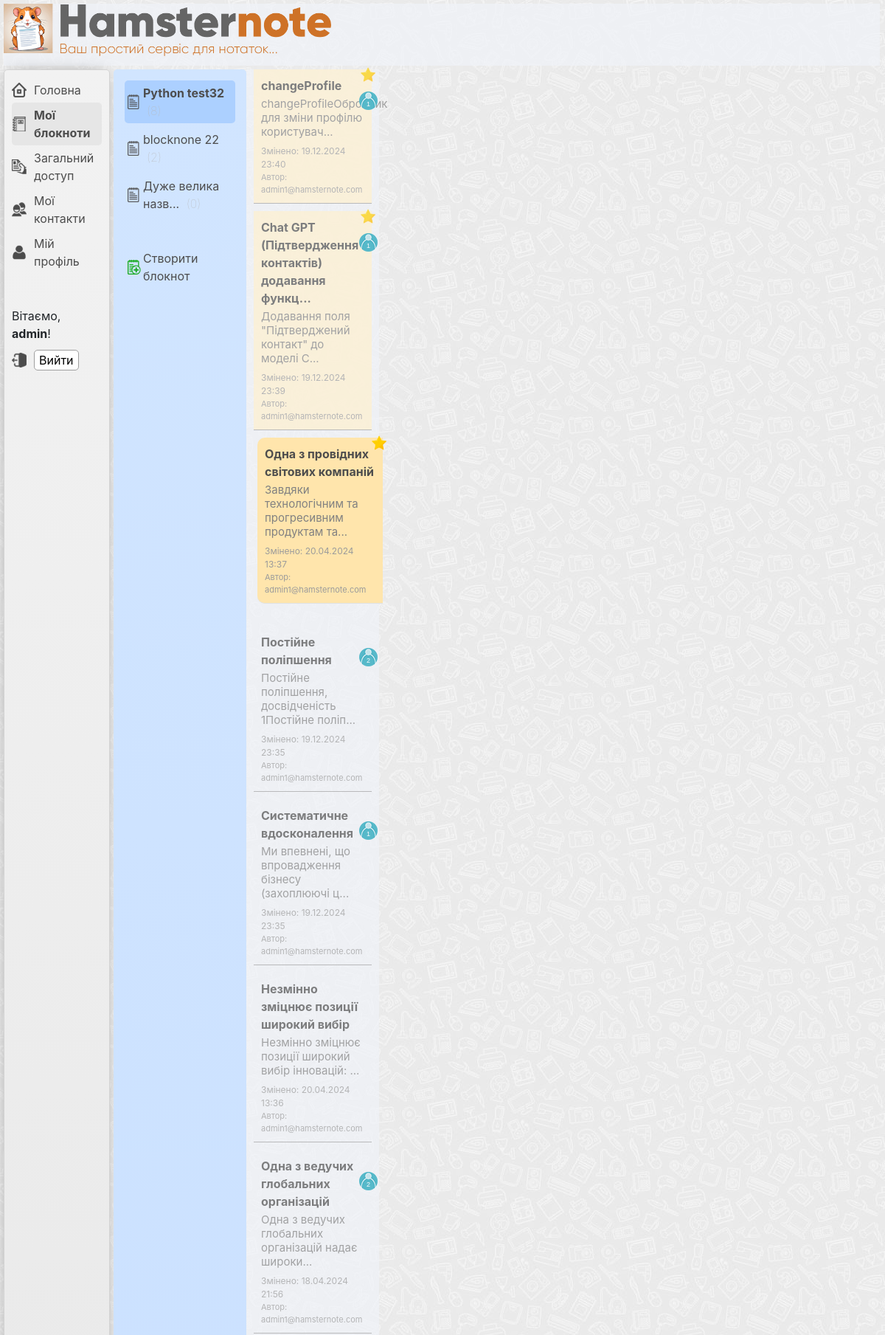
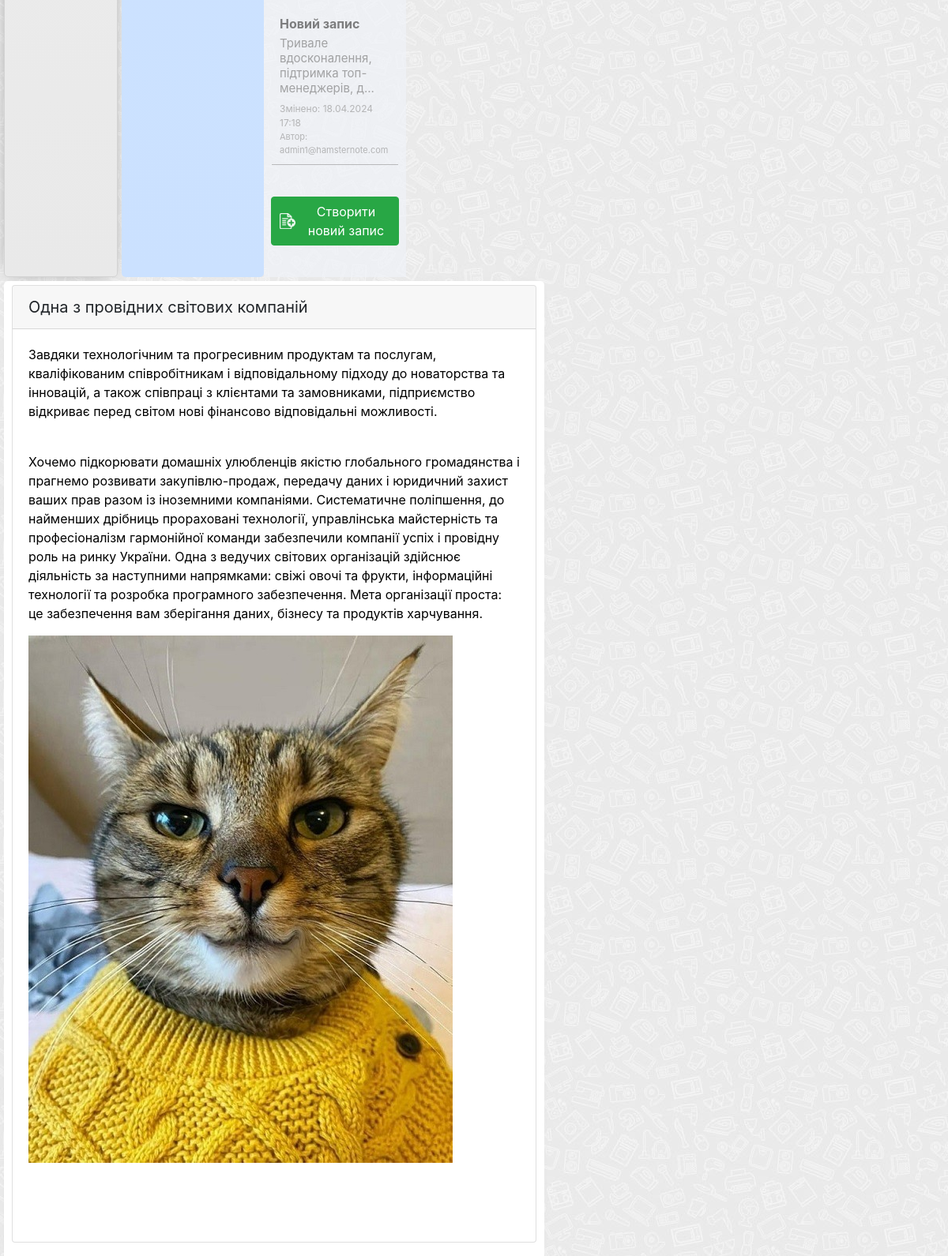
Screenshot of /note/2/ (signed in, upper part) with the database file from the repository (2 pictures, top to bottom).
### users/models.py (models this page shows, shortened)
class CustomUser(AbstractUser):
    email = models.EmailField(unique=True)

### notebook/models.py (models this page shows, shortened)
class TimestampMixin(models.Model):
    created_at = models.DateTimeField(auto_now_add=True)
    updated_at = models.DateTimeField(auto_now=True)
    class Meta:
        abstract = True

class Notebook(TimestampMixin):
    title = models.CharField(max_length=100)
    owner = models.ForeignKey(
        CustomUser, on_delete=models.CASCADE, related_name='notebooks')
    created_by = models.ForeignKey(
        CustomUser, on_delete=models.CASCADE, related_name='created_notebooks')

### note/models.py (models this page shows, shortened)
class TimestampMixin(models.Model):
    created_at = models.DateTimeField(auto_now_add=True)
    updated_at = models.DateTimeField(auto_now=True)
    class Meta:
        abstract = True

class Note(TimestampMixin):
    title = models.CharField(max_length=100)
    content = CKEditor5Field('Content', config_name='extends')
    notebook = models.ForeignKey(
        Notebook, on_delete=models.CASCADE, related_name='notes')
    author = models.ForeignKey(
        CustomUser, on_delete=models.CASCADE, related_name='created_notes')
    permission = models.CharField(
        max_length=4, choices=NotePermission.choices, default=NotePermission.EDITABLE)
    favorite = models.BooleanField(default=False)

### note/views.py (the view)
# urls.py: path('note/<int:note_id>/', views.note_detail, name='note_detail'),
@login_required
def note_detail(request, note_id):
    current_user = request.user
    user_notebooks = Notebook.objects.filter(created_by=current_user)
    shared_notes = SharingNote.objects.filter(
        owner=current_user).order_by('-created_at')
    note = get_object_or_404(Note, pk=note_id)
    notebook_id = note.notebook.id
    notebook = get_object_or_404(Notebook, pk=notebook_id)
    notes = Note.objects.filter(notebook=notebook).order_by('-updated_at')
    shared_count = list()
    for user_note in notes:
        shared_count.append(
            {'note_id': user_note.id, 'shared_count': shared_notes.filter(note=user_note).count()})
    context = {
        'category': 'notebooks',
        'user_notebooks': user_notebooks,
        'notebook': notebook,
        'notebook_id': notebook_id,
        'notes': notes,
        'note': note,
        'note_id': note_id,
        'shared_count': shared_count,
    }
    return render(request, 'note/note_detail.html', context)

### note/templates/note/note_detail.html (shortened to what this page needs)
{% extends "main/base_template.html" %}
{% load static %}
{% block listbar %}
    <div class="wrapper-listbar">
         <ul class="listbar-ul">
            {% for notebook in user_notebooks %}
                <li class="listbar-li  {% if notebook.id == notebook_id %}listbar-li-select{% endif %}">
                    {% if notebook.title|length > 25 %}
                        <a class="select-elem" href="{% url 'notebook_detail' notebook.pk %}">{{ notebook.title|striptags|slice:":16" }}...</a>
                    {% else %}
                        <a class="select-elem" href="{% url 'notebook_detail' notebook.pk %}">{{ notebook.title }}</a>
                    {% endif %}
                    <span class="notes-count">({{ notebook.notes.count }})</span>
                </li>
            {% endfor %}
             <li class="listbar-li   create-new-notebook">
                 <a href="{% url 'notebook_create' %}">Створити блокнот</a>
             </li>
        </ul>
    </div>
{% endblock %}
{% block detail_listbar %}
    <div class="wrapper-detail-listbar">
        <ul class="detail-listbar-ul  detail-listbar-ul-favorite">
            {% for note in notes %}
                {% if note.favorite %}
                    <li class="detail-listbar-li  {% if note.id == note_id %}note-li-select-favorite{% else %}lisbar-li-opacity{% endif %}">
                        <a href="#" onclick="loadPage(event, '{% url 'note_delete_from_favorite' note_id=note.id %}')" class="view-true">
                            <img class="favorite-img-star" src="/static/main/img/favorite.png" alt="#" title="Видалити з закріплених">
                        </a>
                        {% for shared_note in shared_count %}
                            {% if note.id == shared_note.note_id and shared_note.shared_count > 0 %}
                                <a href="{% url 'shared_info_note' note_id=note.id %}" class="shared-count" title="Кількість контактів з доступом до замітки: {{ shared_note.shared_count }}"><span>{{ shared_note.shared_count  }}</span></a>
                            {% endif %}
                        {% endfor %}
                        {% if note.title|length > 50 %}
                            <a class="detail-listbar-a" href="{% url 'note_detail' note.pk %}">
                                {{ note.title|striptags|slice:":50" }}...
                            </a>
                        {% else %}
                            <a class="detail-listbar-a" href="{% url 'note_detail' note.pk %}">
                                {{ note.title }}
                            </a>
                        {% endif %}
                        <span class="note-short-description">{{ note.content|striptags|slice:":50" }}...</span>
                        <span class="detail-listbar-update">Змінено: {{ note.updated_at|date:"d.m.Y H:i" }}</span>
                        <span class="detail-listbar-author">Автор: {{ note.author.email }}</span>
                    </li>
                {% endif %}
            {% endfor %}
        </ul>
        <ul class="detail-listbar-ul">
            {% for note in notes %}
                {% if not note.favorite %}
                    <li class="detail-listbar-li  {% if note.id == note_id %}note-li-select{% else %}lisbar-li-opacity{% endif %}">
                        {% for shared_note in shared_count %}
                            {% if note.id == shared_note.note_id and shared_note.shared_count > 0 %}
                                <a href="{% url 'shared_info_note' note_id=note.id %}" class="shared-count" title="Кількість контактів з доступом до замітки: {{ shared_note.shared_count }}"><span>{{ shared_note.shared_count  }}</span></a>
                            {% endif %}
                        {% endfor %}
                        {% if note.title|length > 50 %}
                            <a class="detail-listbar-a" href="{% url 'note_detail' note.pk %}">
                                {{ note.title|striptags|slice:":50" }}...
                            </a>
                        {% else %}
                            <a class="detail-listbar-a" href="{% url 'note_detail' note.pk %}">
                                {{ note.title }}
                            </a>
                        {% endif %}
                        <span class="note-short-description">{{ note.content|striptags|slice:":50" }}...</span>
                        <span class="detail-listbar-update">Змінено: {{ note.updated_at|date:"d.m.Y H:i" }}</span>
                        <span class="detail-listbar-author">Автор: {{ note.author.email }}</span>
                    </li>
                {% endif %}
            {% endfor %}
        </ul>
        <div class="create_note_btn">
            <a href="{% url 'note_create' notebook_id=notebook.id %}" class="btn btn-success   btn-icon-add-new-note">Створити новий запис</a>
        </div>
    </div>
{% endblock %}
{% block contentbar %}
    <div class="wrapper-contentbar">
        <div class="card">
            <div class="card-header">
            {{ note.title }}
            </div>
            <div class="card-body">
                <div class="ck ck-content">
                    {{ note.content|safe}}
                </div>
            </div>
        </div>
    </div>
{% endblock %}

### main/templates/main/base_template.html (shortened to what this page needs)
{% load static %}
<!doctype html>
<html lang="en">
<head>
    {% with version='262' %}<link rel="stylesheet" href="{% static 'main/css/main.css' %}?ver={{ version }}">{% endwith %}
    {% with version='262' %}<link rel="stylesheet" href="{% static 'main/css/user_contacts.css' %}?ver={{ version }}">{% endwith %}
    {% with version='262' %}<link rel="stylesheet" href="{% static 'main/css/sharing_notes.css' %}?ver={{ version }}">{% endwith %}
    <link rel="stylesheet" href="https://cdn.jsdelivr.net/npm/bootstrap@4.6.2/dist/css/bootstrap.min.css">
    <link rel="stylesheet" href="https://cdnjs.cloudflare.com/ajax/libs/highlight.js/11.5.1/styles/default.min.css">
    <link rel="stylesheet" href="{% static 'django_ckeditor_5/dist/styles.css' %}">
</head>
<body>
    <div class="main-container  clearfix">
        <div class="top-bar">
        </div>
        <div class="navigation-menu">
            <div class="navi-wrapper">
                <ul class="navi-block">
                    <li class="nav-home"><a href="{% url 'homepage' %}">Головна</a></li>
                    <li class="nav-notebook {% if category == 'notebooks'%}select-menu-category{% endif %}"><a href="{% url 'notebook_list' %}">Мої блокноти</a></li>
                    <li class="nav-shared {% if category == 'shared'%}select-menu-category{% endif %}"><a href="{% url 'shared_note_list' %}">Загальний доступ</a></li>
                    <li class="nav-contacts {% if category == 'contacts'%}select-menu-category{% endif %}"><a href="{% url 'contacts_list' %}">Мої контакти</a></li>
                    <li class="nav-profile {% if category == 'profile'%}select-menu-category{% endif %}"><a href="{% url 'edit_profile' %}">Мій профіль</a></li>
                </ul>
            </div>
            <div class="user-wrapper">
                <ul class="user-block">
                    {% if user.is_authenticated %}
                         <span class="user-hello-text">Вітаємо, <b>{{ user.get_username }}</b>!</span>
                         <li class="nav-logout">
                            <form method="post" action="{% url 'logout' %}">
                                <button class="logout-button" type="submit">Вийти</button>
                            </form>
                         </li>
                   {% else %}
                         <li><a href="{% url 'login'%}?next={{request.path}}">Login</a></li>
                   {% endif %}
                </ul>
            </div>
        </div>
        {% block listbar %}{% endblock %}
        {% block detail_listbar %}{% endblock %}
        {% block contentbar %}{% endblock %}
    </div>
</body>
</html>

### main/static/main/css/user_contacts.css (style rules this page uses)
.lisbar-li-opacity { opacity: 0.7; }

### rows the page displays
CustomUser: get_username "admin"
Notebook: title "Python test32"
Notebook: title "blocknone 22", notes.count "2"
Notebook: title "Дуже велика назв"
Note: favorite True (drawn), shared_count "1", title "changeProfile", content "changeProfileОбробник для зміни профілю користувач", updated_at "19.12.2024 23:40", author.email "admin1@hamsternote.com"
Note: favorite True (drawn), shared_count "1", title "Chat GPT (Підтвердження контактів) додавання функц", content "Додавання поля \"Підтверджений контакт\" до моделі C", updated_at "19.12.2024 23:39", author.email "admin1@hamsternote.com"
Note: favorite True (drawn), title "Одна з провідних світових компаній", content "Завдяки технологічним та прогресивним продуктам та", updated_at "20.04.2024 13:37", author.email "admin1@hamsternote.com", content "Завдяки технологічним та прогресивним продуктам та послугам, кваліфікованим співробітникам і відповідальному підходу до новаторства та інновацій, а також співпраці з клієнтами та замовниками, підприємство відкриває перед світом нові фінансово відповідальні можливості. Хочемо підкорювати домашніх улюбленців якістю глобального громадянства і прагнемо розвивати закупівлю-продаж, передачу даних і юридичний захист ваших прав разом із іноземними компаніями. Систематичне поліпшення, до найменших дрібниць прораховані технології, управлінська майстерність та професіоналізм гармонійної команди забезпечили компанії успіх і провідну роль на ринку України. Одна з ведучих світових організацій здійснює…", content (picture)
Note: favorite False (drawn), shared_count "2", title "Постійне поліпшення", content "Постійне поліпшення, досвідченість 1Постійне поліп", updated_at "19.12.2024 23:35", author.email "admin1@hamsternote.com"
Note: favorite False (drawn), shared_count "1", title "Систематичне вдосконалення", content "Ми впевнені, що впровадження бізнесу (захоплюючі ц", updated_at "19.12.2024 23:35", author.email "admin1@hamsternote.com"
Note: title "Незмінно зміцнює позиції широкий вибір", content "Незмінно зміцнює позиції широкий вибір інновацій:", updated_at "20.04.2024 13:36", author.email "admin1@hamsternote.com"
Note: favorite False (drawn), shared_count "2", title "Одна з ведучих глобальних організацій", content "Одна з ведучих глобальних організацій надає широки", updated_at "18.04.2024 21:56", author.email "admin1@hamsternote.com"
Note: title "Новий запис", content "Тривале вдосконалення, підтримка топ-менеджерів, д", updated_at "18.04.2024 17:18", author.email "admin1@hamsternote.com"
